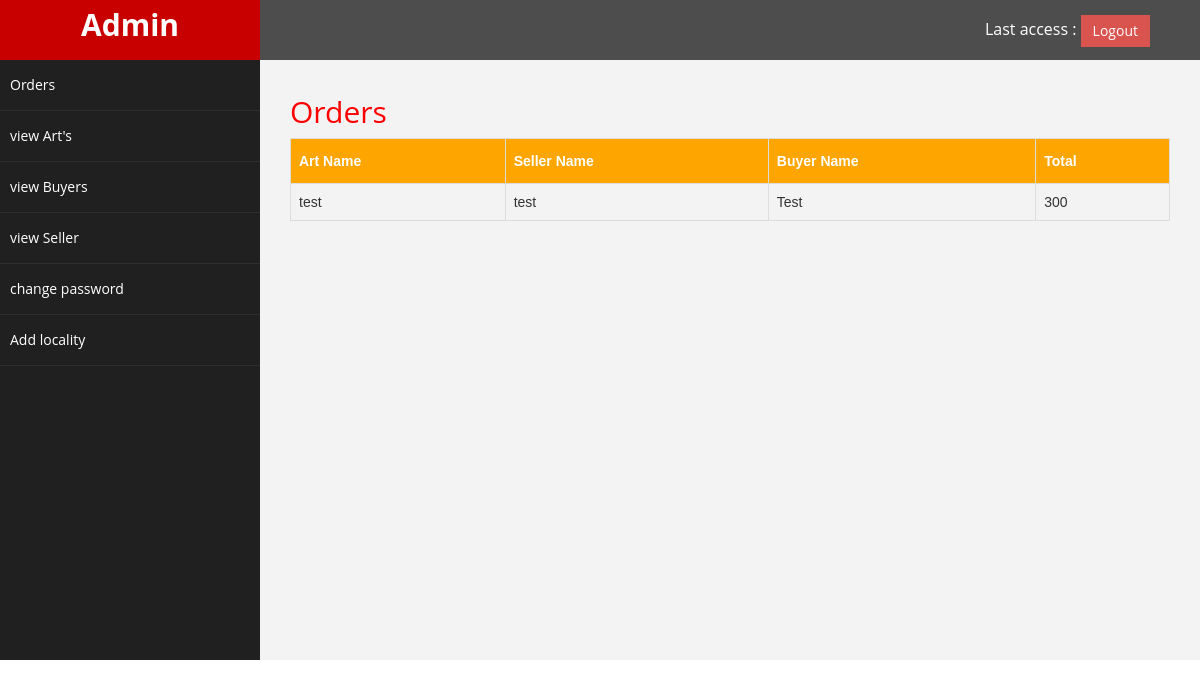
The app's page /admin/home.php (signed in), older data.
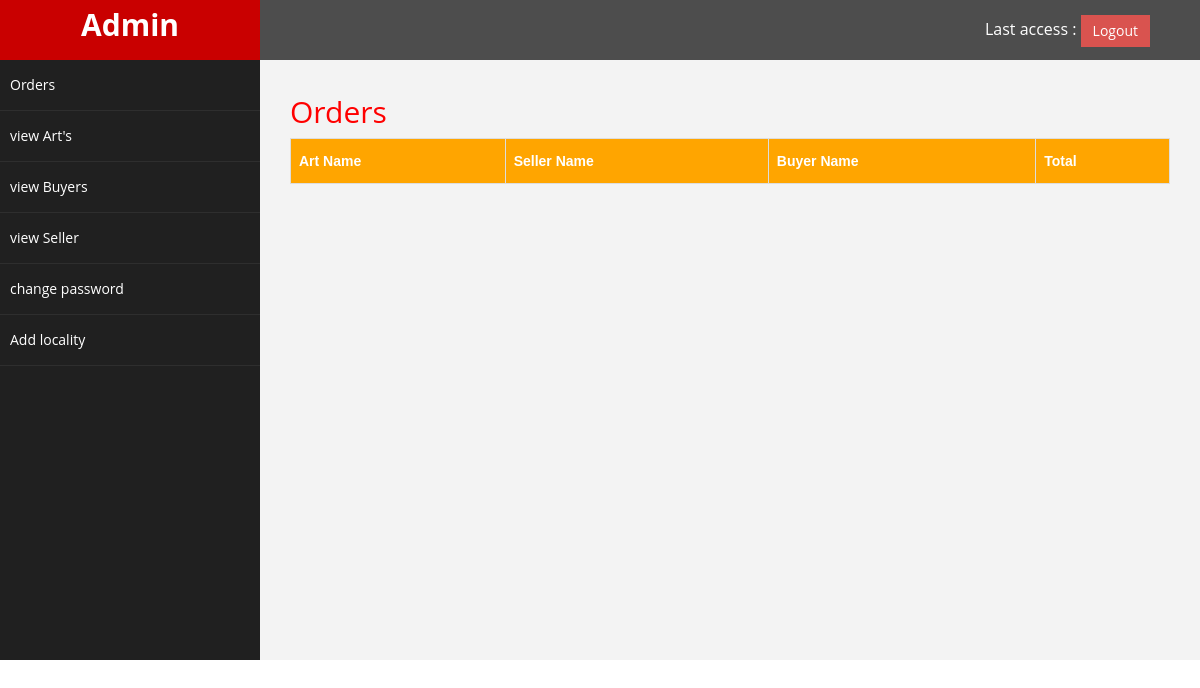
The same page, newer data.
### tables this page shows
CREATE TABLE `booking` (
  `id` int(11) NOT NULL,
  `date` varchar(20) NOT NULL,
  `buyer_id` varchar(20) NOT NULL,
  `art_id` int(20) NOT NULL,
  `name` varchar(50) NOT NULL,
  `mobile` varchar(15) NOT NULL,
  `total` int(11) NOT NULL,
  `status` varchar(10) NOT NULL
);

CREATE TABLE `art` (
  `id` int(11) NOT NULL,
  `login_id` int(11) NOT NULL,
  `artname` varchar(150) NOT NULL,
  `imagepath` varchar(100) NOT NULL,
  `specification` varchar(250) NOT NULL,
  `price` int(11) NOT NULL,
  `stock` int(11) NOT NULL,
  `status` varchar(15) NOT NULL DEFAULT 'Deactive'
);

CREATE TABLE `seller` (
  `id` int(11) NOT NULL,
  `cname` varchar(30) NOT NULL,
  `name` varchar(30) NOT NULL,
  `address` varchar(50) NOT NULL,
  `mobile` bigint(14) NOT NULL,
  `email` varchar(30) NOT NULL,
  `locality` varchar(30) NOT NULL,
  `dis` varchar(30) NOT NULL,
  `state` varchar(30) NOT NULL,
  `password` varchar(30) NOT NULL
);

### admin/home.php (the view, shortened to what this page needs)
<?php
require("dbconfig.php");
$sqlorder = "select b.id,a.artname,b.total,b.name as buyername,s.name as sellername from booking b inner join art a inner join seller s where s.id = a.login_id and a.id = b.art_id and b.status='booked'";
$resultorder = mysqli_query($con, $sqlorder);
?>
<!DOCTYPE html>
<html>
<head>
  <link href="assets/css/bootstrap.css" rel="stylesheet" />
  <link href="assets/css/font-awesome.css" rel="stylesheet" />
  <link href="assets/css/custom.css" rel="stylesheet" />
  <link href="jui/jquery-ui.css" rel="stylesheet" />
  <link rel="stylesheet" type="text/css" href="https://cdn.datatables.net/1.10.20/css/jquery.dataTables.min.css">
</head>
<body>
  <div id="wrapper">
    <nav class="navbar navbar-default navbar-cls-top " role="navigation" style="margin-bottom: 0">
      <div class="navbar-header">
        <a class="navbar-brand">Admin</a>
      </div>
      <div style="color: white;padding: 15px 50px 5px 50px;float: right;font-size: 16px;">
        Last access :
        <a href="logout.php" class="btn btn-danger square-btn-adjust">Logout</a>
      </div>
    </nav>
    <nav class="navbar-default navbar-side" role="navigation">
      <div class="sidebar-collapse">
        <ul class="nav" id="main-menu">
          <li><a href="home.php">Orders</a> </li>
          <li><a href="arts.php">view Art's</a> </li>
          <li><a href="view_buyers.php">view Buyers</a> </li>
          <li><a href="view_seller.php">view Seller</a> </li>
          <li><a href="change_password.php">change password</a></li>
          <li><a href="add_locality.php">Add locality</a></li>
        </ul>
      </div>
    </nav>
    <div id="page-wrapper">
      <div>
        <h2>Orders</h2>
        <table id="customers">
          <thead>
            <tr>
              <th>Art Name</th>
              <th>Seller Name</th>
              <th>Buyer Name</th>
              <th>Total</th>
            </tr>
          </thead>
          <tbody>
            <?php
            while ($row1 = mysqli_fetch_object($resultorder)) {
              ?>
              <tr>
                <form method="post">
                  <td><?php echo $row1->artname; ?></td>
                  <td><?php echo $row1->buyername; ?></td>
                  <td><?php echo $row1->sellername; ?></td>
                  <td><?php echo $row1->total; ?></td>
                </form>
              <?php
              }
              ?>
          </tbody>
        </table>
      </div>
    </div>
  </div>
</body>
</html>

Row changes from the older to the newer data that the page shows:
removed booking: art.artname "test", name "test", seller.name "Test", total "300"
